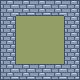

This game map was drawn from its Tiled (.tmx) file and the tilesets committed beside it. A one-line description and the full map source follow:
An orthogonal 5x5 tile map with 16x16 px tiles, 2 tile layers (ground, obstacle), 3 tilesets and 1 object (player).

<map version="1.11" tiledversion="1.11.0" orientation="orthogonal" renderorder="right-down" width="5" height="5" tilewidth="16" tileheight="16" infinite="0" nextlayerid="4" nextobjectid="2">
 <tileset firstgid="1" source="../tsx/ground.tsx" />
 <tileset firstgid="81" source="../tsx/single-wall.tsx" />
 <tileset firstgid="97" source="../tsx/player.tsx" />
 <layer id="1" name="ground" width="5" height="5">
  <data encoding="csv">
41,41,41,41,41,
41,41,41,41,41,
41,41,41,41,41,
41,41,41,41,41,
41,41,41,41,41
</data>
 </layer>
 <layer id="2" name="obstacle" width="5" height="5">
  <data encoding="csv">
81,85,85,85,82,
84,0,0,0,84,
84,0,0,0,84,
84,0,0,0,84,
89,85,85,85,90
</data>
 </layer>
 <objectgroup id="3" name="major-game-item">
  <object id="1" name="player" gid="97" x="16" y="32" width="16" height="16">
   <properties>
    <property name="speed" type="float" value="5" />
   </properties>
  </object>
 </objectgroup>
</map>
